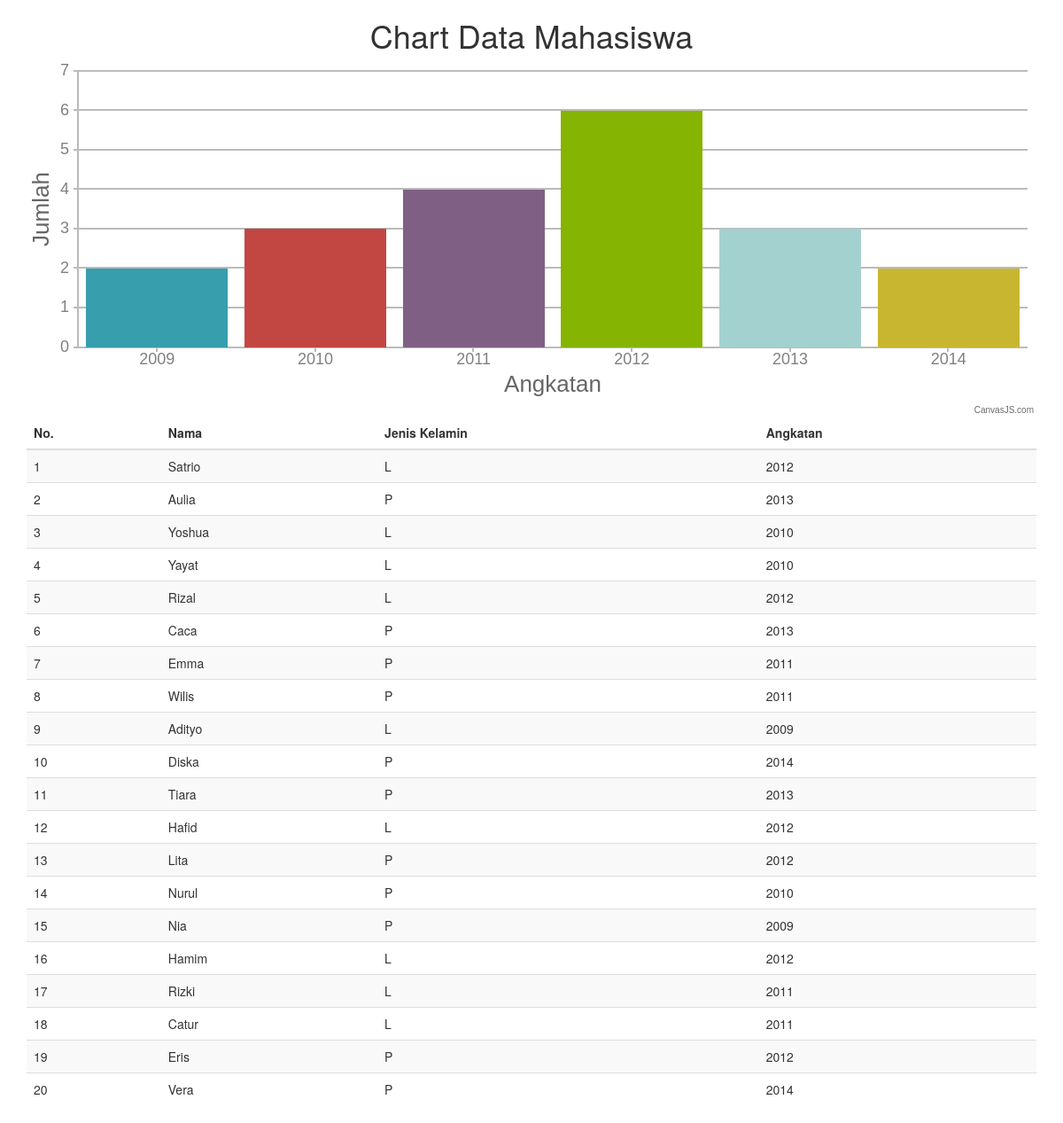
/tugas6/chart-mahasiswa.php, run on the app's committed database.
### tables this page shows
CREATE TABLE IF NOT EXISTS `mahasiswa` (
  `id` tinyint(3) NOT NULL,
  `nama` varchar(50) NOT NULL,
  `jenis_kelamin` varchar(1) NOT NULL,
  `angkatan` smallint(4) NOT NULL
);

### tugas6/chart-mahasiswa.php (the view, shortened to what this page needs)
<!DOCTYPE html>
<html lang="en">
	<head>
		<link href="bootstrap.min.css" rel="stylesheet">
	</head>
	<body>
		<?php
			$labels = "SELECT DISTINCT angkatan FROM mahasiswa ORDER BY angkatan ASC";
			$res = mysql_query($labels);
			$labelChart = array();
			if(mysql_num_rows($res) > 0){
				while ($row = mysql_fetch_assoc($res)) {
					array_push($labelChart, $row['angkatan']);
				}
			}
			$nData = array();
			foreach ($labelChart as $label) {
				$nLabel = "SELECT COUNT(angkatan) as angkatan FROM mahasiswa WHERE angkatan = '".$label."'";
				$res = mysql_query($nLabel);
				if(mysql_num_rows($res) == 1){
					$row = mysql_fetch_assoc($res);
					array_push($nData, $row['angkatan']);
				}
			}
		?>
		<div class="container">
			<div class="row">
				<div class="col-xs-12 col-sm-12 col-md-12 col-lg-12">
					<div class="title">
						<h1 class="text-center">Chart Data Mahasiswa</h1>
					</div>
				</div>
			</div>
			<div class="row">
				<div class="col-xs-12 col-sm-12 col-md-12 col-lg-12 text-center">
					<div id="chartContainer" style="height: 400px;"></div>
				</div>
			</div>
			<div class="row">
				<div class="col-xs-12 col-sm-12 col-md-12 col-lg-12">
					<div class="view">
						<table class="table table-striped table-hover">
							<thead>
								<tr>
									<th>No.</th>
									<th>Nama</th>
									<th>Jenis Kelamin</th>
									<th>Angkatan</th>
								</tr>
							</thead>
							<tbody>
								<?php
									$data = "SELECT * FROM mahasiswa";
									$res = mysql_query($data);
									if(mysql_num_rows($res) > 0){
										$no = 1;
										while ($row = mysql_fetch_assoc($res)) {
											echo "<tr>".
													"<td>".$no++."</td>".
													"<td>".$row['nama']."</td>".
													"<td>".$row['jenis_kelamin']."</td>".
													"<td>".$row['angkatan']."</td>".
												 "</tr>";
										}
									}
									else{
										echo "no result";
									}
								 ?>
							</tbody>
						</table>
					</div>
				</div>
			</div>
		</div>
		<script type="text/javascript">
			// untuk menampilkan resume data mahasiswa dalam bentuk bar chart
			window.onload = function () {
			  var chart = new CanvasJS.Chart("chartContainer", {
			    title: {
			    	// set title null, karna sudah ada header
			    	text: ""
			    },
			    axisY: {
			    	// judul untuk sumbu Y
			    	title: "Jumlah"
			    },
			    axisX: {
			    	// judul untuk sumbu X
			    	title: "Angkatan"
			    },
			    data: [
				    {
				    	type: "column",
				    	// isikan link ke tooltip
				    	toolTipContent: "<a href = {name}> {label}</a><hr/>Jumlah mahasiswa: {y}",
				    	// data untuk chart
				    	dataPoints: [
				      		<?php
				      			for ($i = 0; $i < count($labelChart); $i++) {
				      				echo "{ y : ".$nData[$i].", label : ".$labelChart[$i].", name: \"detail-mahasiswa.php?angkatan=".$labelChart[$i]."\" },";
				      			};
				      		?>
				    	]
				    }
			    ]
			  });
			  // menampilkan chart
			  chart.render();
			}
		</script>
	</body>
</html>

### data on the page
mahasiswa: nama "Satrio", jenis_kelamin "L", angkatan "2012"
mahasiswa: nama "Aulia", jenis_kelamin "P", angkatan "2013"
mahasiswa: nama "Yoshua", jenis_kelamin "L", angkatan "2010"
mahasiswa: nama "Yayat", jenis_kelamin "L", angkatan "2010"
mahasiswa: nama "Rizal", jenis_kelamin "L", angkatan "2012"
mahasiswa: nama "Caca", jenis_kelamin "P", angkatan "2013"
mahasiswa: nama "Emma", jenis_kelamin "P", angkatan "2011"
mahasiswa: nama "Wilis", jenis_kelamin "P", angkatan "2011"
mahasiswa: nama "Adityo", jenis_kelamin "L", angkatan "2009"
mahasiswa: nama "Diska", jenis_kelamin "P", angkatan "2014"
mahasiswa: nama "Tiara", jenis_kelamin "P", angkatan "2013"
mahasiswa: nama "Hafid", jenis_kelamin "L", angkatan "2012"
mahasiswa: nama "Lita", jenis_kelamin "P", angkatan "2012"
mahasiswa: nama "Nurul", jenis_kelamin "P", angkatan "2010"
mahasiswa: nama "Nia", jenis_kelamin "P", angkatan "2009"
mahasiswa: nama "Hamim", jenis_kelamin "L", angkatan "2012"
mahasiswa: nama "Rizki", jenis_kelamin "L", angkatan "2011"
mahasiswa: nama "Catur", jenis_kelamin "L", angkatan "2011"
mahasiswa: nama "Eris", jenis_kelamin "P", angkatan "2012"
mahasiswa: nama "Vera", jenis_kelamin "P", angkatan "2014"

### other printed values
chart data {{ $nData[$i] }} 2, 3, 4, 6, 3, 2
chart data {{ $labelChart[$i] }} 2009, 2010, 2011, 2012, 2013, 2014
